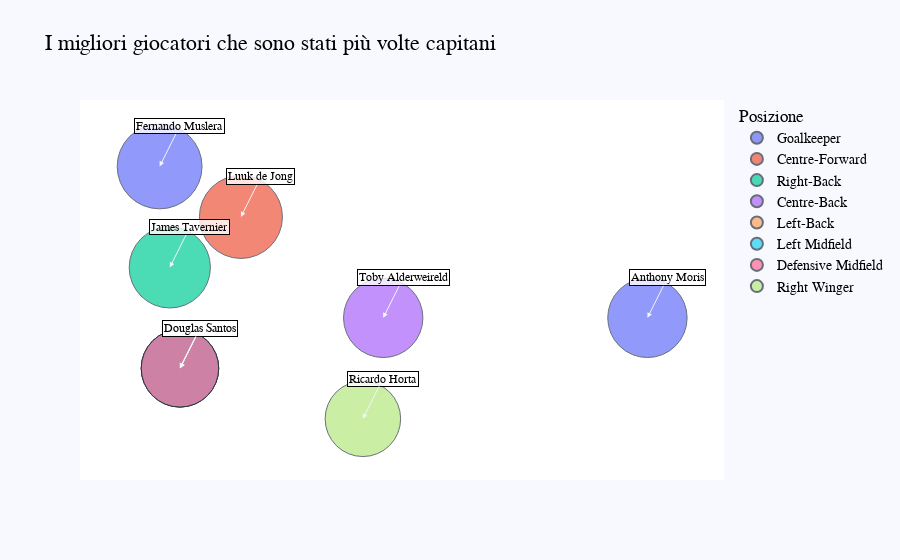

This figure's notebook cell:
### Markdown cell above
# Top Captains Analysis

### Code cell
# Filtrare i dati per i capitani
captains_df = games_lineups[games_lineups['team_captain'] == 1]

# Contare le occorrenze di ciascun giocatore come capitano
captain_counts = captains_df['player_name'].value_counts().reset_index()
captain_counts.columns = ['player_name', 'count']

# Unire con i dati originali per ottenere il numero di maglia e la posizione
captain_details = pd.merge(captain_counts, games_lineups[['player_name', 'number', 'position']], on='player_name', how='left').drop_duplicates()

# Prendere i primi 10 capitani più frequenti
top_captains = captain_details.head(10)

# Creare il grafico a bolle
fig = px.scatter(top_captains, x='number', y='count', size='count', color='position',
                 hover_name='player_name', title='I migliori giocatori che sono stati più volte capitani',
                 labels={'number': 'Numero di Maglia', 'count': 'Numero di Volte Capitano', 'position': 'Posizione'},
                 size_max=60)

# Migliorare il layout del grafico
fig.update_layout(
    title_font_size=22,
    xaxis=dict(visible=False),
    yaxis=dict(visible=False),
    legend_title_text='Posizione',
    plot_bgcolor='white',
    paper_bgcolor='rgb(248, 248, 255)',
    font=dict(family="Arial, sans-serif", size=14, color='black')
)

# Aggiungere annotazioni
annotations = []
for i, row in top_captains.iterrows():
    annotations.append(
        dict(
            x=row['number'], y=row['count'],
            text=row['player_name'],
            showarrow=True,
            arrowhead=2,
            ax=20,
            ay=-40,
            font=dict(size=12, color='black'),
            bgcolor='rgba(255, 255, 255, 0.8)',
            bordercolor='black'
        )
    )
fig.update_layout(annotations=annotations)

fig.show()

### Figure 1 — Plotly figure (JSON) as saved in the notebook; plotly's stock layout.template omitted (floating-point values rounded to 4 significant figures)
{"data": [{"hovertemplate": "<b>%{hovertext}</b><br><br>Posizione=Goalkeeper<br>Numero di Maglia=%{x}<br>Numero di Volte Capitano=%{marker.size}<extra></extra>", "hovertext": ["Fernando Muslera", "Anthony Moris"], "legendgroup": "Goalkeeper", "marker": {"color": "#636efa", "size": [24, 21], "sizemode": "area", "sizeref": 0.006667, "symbol": "circle"}, "mode": "markers", "name": "Goalkeeper", "orientation": "v", "showlegend": true, "x": [1, 49], "xaxis": "x", "y": [24, 21], "yaxis": "y", "type": "scatter"}, {"hovertemplate": "<b>%{hovertext}</b><br><br>Posizione=Centre-Forward<br>Numero di Maglia=%{x}<br>Numero di Volte Capitano=%{marker.size}<extra></extra>", "hovertext": ["Luuk de Jong"], "legendgroup": "Centre-Forward", "marker": {"color": "#EF553B", "size": [23], "sizemode": "area", "sizeref": 0.006667, "symbol": "circle"}, "mode": "markers", "name": "Centre-Forward", "orientation": "v", "showlegend": true, "x": [9], "xaxis": "x", "y": [23], "yaxis": "y", "type": "scatter"}, {"hovertemplate": "<b>%{hovertext}</b><br><br>Posizione=Right-Back<br>Numero di Maglia=%{x}<br>Numero di Volte Capitano=%{marker.size}<extra></extra>", "hovertext": ["James Tavernier"], "legendgroup": "Right-Back", "marker": {"color": "#00cc96", "size": [22], "sizemode": "area", "sizeref": 0.006667, "symbol": "circle"}, "mode": "markers", "name": "Right-Back", "orientation": "v", "showlegend": true, "x": [2], "xaxis": "x", "y": [22], "yaxis": "y", "type": "scatter"}, {"hovertemplate": "<b>%{hovertext}</b><br><br>Posizione=Centre-Back<br>Numero di Maglia=%{x}<br>Numero di Volte Capitano=%{marker.size}<extra></extra>", "hovertext": ["Toby Alderweireld", "Douglas Santos"], "legendgroup": "Centre-Back", "marker": {"color": "#ab63fa", "size": [21, 20], "sizemode": "area", "sizeref": 0.006667, "symbol": "circle"}, "mode": "markers", "name": "Centre-Back", "orientation": "v", "showlegend": true, "x": [23, 3], "xaxis": "x", "y": [21, 20], "yaxis": "y", "type": "scatter"}, {"hovertemplate": "<b>%{hovertext}</b><br><br>Posizione=Left-Back<br>Numero di Maglia=%{x}<br>Numero di Volte Capitano=%{marker.size}<extra></extra>", "hovertext": ["Douglas Santos"], "legendgroup": "Left-Back", "marker": {"color": "#FFA15A", "size": [20], "sizemode": "area", "sizeref": 0.006667, "symbol": "circle"}, "mode": "markers", "name": "Left-Back", "orientation": "v", "showlegend": true, "x": [3], "xaxis": "x", "y": [20], "yaxis": "y", "type": "scatter"}, {"hovertemplate": "<b>%{hovertext}</b><br><br>Posizione=Left Midfield<br>Numero di Maglia=%{x}<br>Numero di Volte Capitano=%{marker.size}<extra></extra>", "hovertext": ["Douglas Santos"], "legendgroup": "Left Midfield", "marker": {"color": "#19d3f3", "size": [20], "sizemode": "area", "sizeref": 0.006667, "symbol": "circle"}, "mode": "markers", "name": "Left Midfield", "orientation": "v", "showlegend": true, "x": [3], "xaxis": "x", "y": [20], "yaxis": "y", "type": "scatter"}, {"hovertemplate": "<b>%{hovertext}</b><br><br>Posizione=Defensive Midfield<br>Numero di Maglia=%{x}<br>Numero di Volte Capitano=%{marker.size}<extra></extra>", "hovertext": ["Douglas Santos"], "legendgroup": "Defensive Midfield", "marker": {"color": "#FF6692", "size": [20], "sizemode": "area", "sizeref": 0.006667, "symbol": "circle"}, "mode": "markers", "name": "Defensive Midfield", "orientation": "v", "showlegend": true, "x": [3], "xaxis": "x", "y": [20], "yaxis": "y", "type": "scatter"}, {"hovertemplate": "<b>%{hovertext}</b><br><br>Posizione=Right Winger<br>Numero di Maglia=%{x}<br>Numero di Volte Capitano=%{marker.size}<extra></extra>", "hovertext": ["Ricardo Horta"], "legendgroup": "Right Winger", "marker": {"color": "#B6E880", "size": [19], "sizemode": "area", "sizeref": 0.006667, "symbol": "circle"}, "mode": "markers", "name": "Right Winger", "orientation": "v", "showlegend": true, "x": [21], "xaxis": "x", "y": [19], "yaxis": "y", "type": "scatter"}], "layout": {"xaxis": {"anchor": "y", "domain": [0.0, 1.0], "title": {"text": "Numero di Maglia"}, "visible": false}, "yaxis": {"anchor": "x", "domain": [0.0, 1.0], "title": {"text": "Numero di Volte Capitano"}, "visible": false}, "legend": {"title": {"text": "Posizione"}, "tracegroupgap": 0, "itemsizing": "constant"}, "title": {"text": "I migliori giocatori che sono stati più volte capitani", "font": {"size": 22}}, "font": {"family": "Arial, sans-serif", "size": 14, "color": "black"}, "plot_bgcolor": "white", "paper_bgcolor": "rgb(248, 248, 255)", "annotations": [{"arrowhead": 2, "ax": 20, "ay": -40, "bgcolor": "rgba(255, 255, 255, 0.8)", "bordercolor": "black", "font": {"color": "black", "size": 12}, "showarrow": true, "text": "Fernando Muslera", "x": 1, "y": 24}, {"arrowhead": 2, "ax": 20, "ay": -40, "bgcolor": "rgba(255, 255, 255, 0.8)", "bordercolor": "black", "font": {"color": "black", "size": 12}, "showarrow": true, "text": "Luuk de Jong", "x": 9, "y": 23}, {"arrowhead": 2, "ax": 20, "ay": -40, "bgcolor": "rgba(255, 255, 255, 0.8)", "bordercolor": "black", "font": {"color": "black", "size": 12}, "showarrow": true, "text": "James Tavernier", "x": 2, "y": 22}, {"arrowhead": 2, "ax": 20, "ay": -40, "bgcolor": "rgba(255, 255, 255, 0.8)", "bordercolor": "black", "font": {"color": "black", "size": 12}, "showarrow": true, "text": "Anthony Moris", "x": 49, "y": 21}, {"arrowhead": 2, "ax": 20, "ay": -40, "bgcolor": "rgba(255, 255, 255, 0.8)", "bordercolor": "black", "font": {"color": "black", "size": 12}, "showarrow": true, "text": "Toby Alderweireld", "x": 23, "y": 21}, {"arrowhead": 2, "ax": 20, "ay": -40, "bgcolor": "rgba(255, 255, 255, 0.8)", "bordercolor": "black", "font": {"color": "black", "size": 12}, "showarrow": true, "text": "Douglas Santos", "x": 3, "y": 20}, {"arrowhead": 2, "ax": 20, "ay": -40, "bgcolor": "rgba(255, 255, 255, 0.8)", "bordercolor": "black", "font": {"color": "black", "size": 12}, "showarrow": true, "text": "Douglas Santos", "x": 3, "y": 20}, {"arrowhead": 2, "ax": 20, "ay": -40, "bgcolor": "rgba(255, 255, 255, 0.8)", "bordercolor": "black", "font": {"color": "black", "size": 12}, "showarrow": true, "text": "Douglas Santos", "x": 3, "y": 20}, {"arrowhead": 2, "ax": 20, "ay": -40, "bgcolor": "rgba(255, 255, 255, 0.8)", "bordercolor": "black", "font": {"color": "black", "size": 12}, "showarrow": true, "text": "Douglas Santos", "x": 3, "y": 20}, {"arrowhead": 2, "ax": 20, "ay": -40, "bgcolor": "rgba(255, 255, 255, 0.8)", "bordercolor": "black", "font": {"color": "black", "size": 12}, "showarrow": true, "text": "Ricardo Horta", "x": 21, "y": 19}]}}
